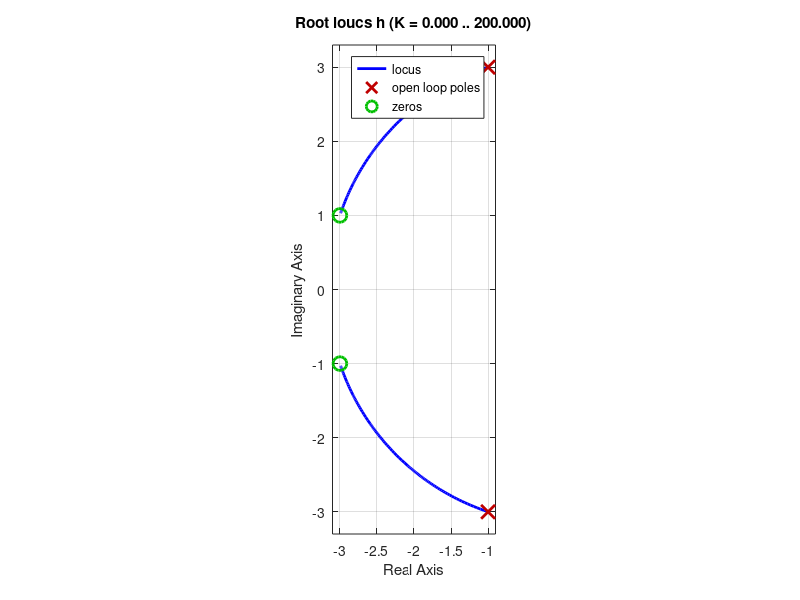

The MATLAB source for this figure: (Note: this script raises an error after producing the figure.)
clc;clear

h = tf([1 6 10],[1 2 10])

rlocus(h)
axis equal
grid on

syms sigma w k

exp = expand((sigma+1i*w)^2+(2*(3*k+1))/(k+1)*(sigma+1i*w)+10)
exp = simplify(exp)
